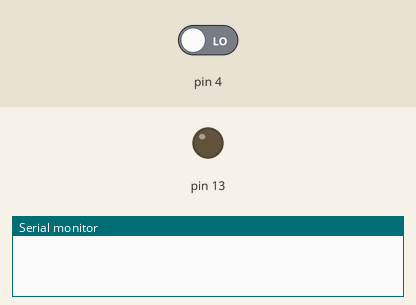
Simulated run of this sketch. Board: Arduino Uno, built with avr-gcc and run on an emulated ATmega328P. Shown: output pins drawn as LEDs (lit = HIGH), the last lines printed to the serial monitor. Inputs (shaded band) come from the test bench; at power-on: pin 4 LOW.

Above: at 1.2 s.
1.3 s: pin 4 driven HIGH
At 4.1 s:
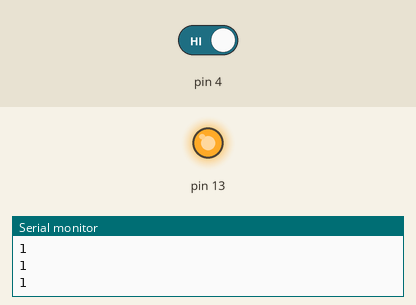
4.3 s: pin 4 driven LOW
At 5.0 s:
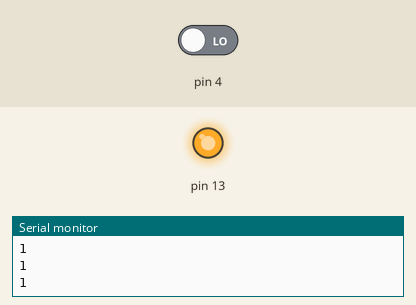
Timing chart, 0 to 7.3 s (numbered marks = the images above; inputs shaded):
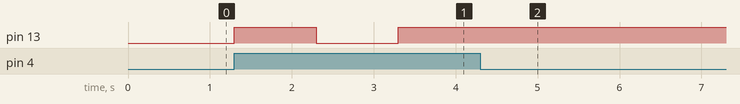

The sketch:

sketch_oct25a.ino
```cpp
int inicio = 0;
int estadoAC = 0;

void setup() {
  // put your setup code here, to run once:
  Serial.begin(9600);
  pinMode(13,OUTPUT);
  pinMode(4, INPUT);
}

void loop() {
  // put your main code here, to run repeatedly:
  estadoAC = digitalRead(4);
  if(estadoAC == 1){
    if(inicio == 1){
        inicio = 0;
      }else{
          inicio = 1;
        }
    digitalWrite(13,inicio);
    Serial.println(estadoAC);
    delay(1000);
    }

}
```

Measured:
- after the input at 1.3 s, pin 13: LOW → HIGH at once, → LOW 1.0 s later, → HIGH 1.0 s later
- after the input at 4.3 s, pin 13: stops changing and stays HIGH
